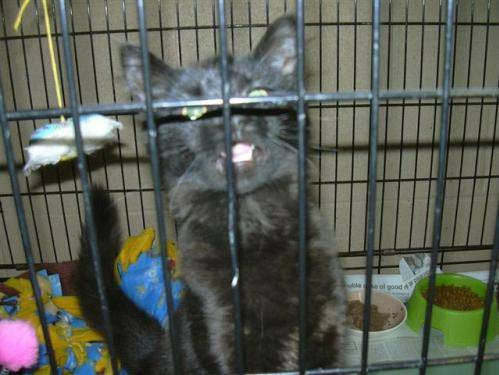
#> input picture Datas/Numpy/image.jpg, 499 x 375 px
$ python imanipulation.py   (older library calls are emulated)
#> lines starting #> are read from the running program, lines starting #| are printed output that depends on the picture
import numpy as np
from scipy.misc import imread, imsave

image = imread("image.jpg")
#> image is the input picture: shape (375, 499, 3); mean R, G, B 88.6, 93.1, 83.9
print(image.shape)
#| (375, 499, 3)

matrix_for_image = np.array(
        [
            [1, 0, 0],
            [0, 0.5, 0],
            [0, 0, 0.3]
        ]
    )

image = image.dot(matrix_for_image)
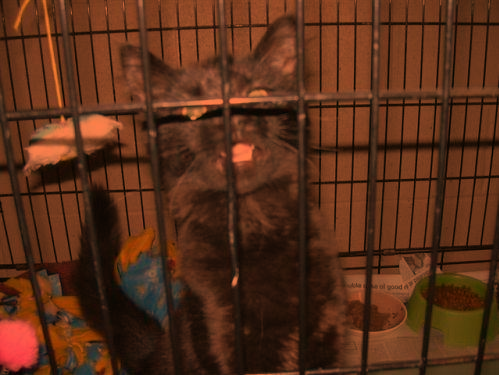
#> image: shape (375, 499, 3) float64; mean R, G, B 88.6, 46.5, 25.2

imsave("cat.jpg", image)
